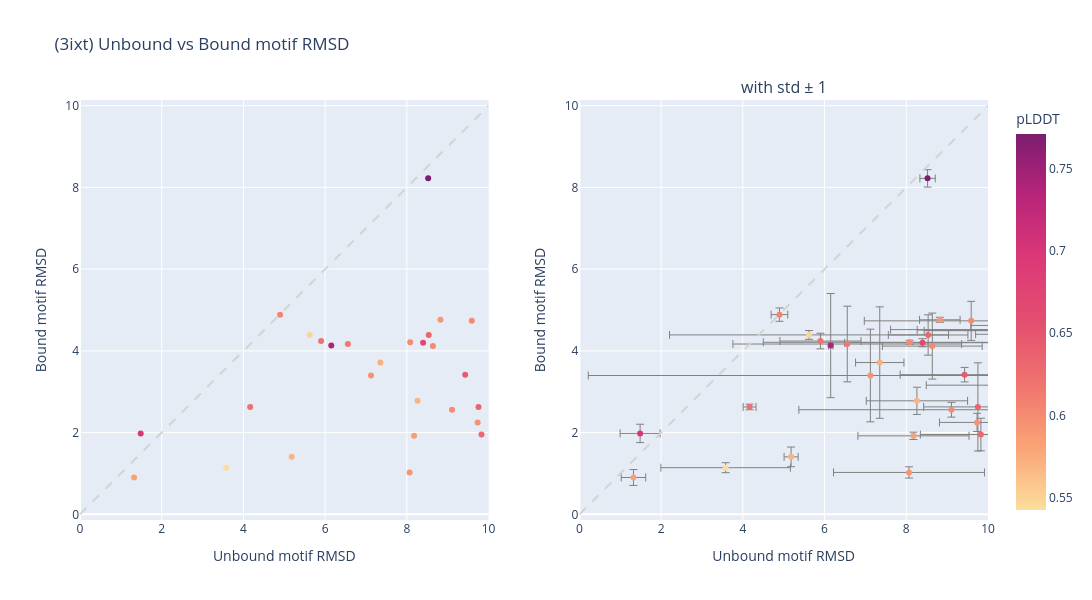

Notebook cell for this chart:
### Code cell
def plot_scatter_motifrmsd(df, motif):
    xrange = [0, 10]
    yrange = [0, 10]

    fig = make_subplots(
        rows=1, cols=2,
        subplot_titles=("", "with std ± 1")
    )

    fig.add_trace(
        go.Scatter(
            x=df["motifRMSD_mean_unbound"],
            y=df["motifRMSD_mean_bound"],
            mode="markers",
            marker=dict(
                color=df["plddt_unbound"],
                colorscale="sunsetdark",
                showscale=True,
                colorbar=dict(title="pLDDT",outlinewidth=0)
            ),
            text=df["design"],
            name="Designs"
        ),
        row=1, col=1,
    )

    fig.add_trace(
        go.Scatter(
            x=df["motifRMSD_mean_unbound"],
            y=df["motifRMSD_mean_bound"],
            mode="markers",
            marker=dict(
                color=df["plddt_unbound"],
                colorscale="sunsetdark",
                showscale=False
            ),
            text=df["design"],
            error_x=dict(array=df["motifRMSD_std_unbound"], color="gray", thickness=1),
            error_y=dict(array=df["motifRMSD_std_bound"], color="gray", thickness=1),
            name="Designs (err)"
        ),
        row=1, col=2
    )

    for c in [1, 2]:
        fig.add_shape(
            type="line", x0=0, y0=0, x1=10, y1=10,
            line=dict(color="lightgray", dash="dash"),
            row=1, col=c
        )

    fig.update_xaxes(range=xrange, title="Unbound motif RMSD", row=1, col=1)
    fig.update_yaxes(range=yrange, title="Bound motif RMSD", row=1, col=1)
    fig.update_xaxes(range=xrange, title="Unbound motif RMSD", row=1, col=2)
    fig.update_yaxes(range=yrange, title="Bound motif RMSD", row=1, col=2)

    fig.update_layout(
        width=1200, height=600,
        title=f"({motif}) Unbound vs Bound motif RMSD",
        yaxis_scaleanchor="x",
        yaxis2_scaleanchor="x2",
        showlegend=False
    )

    return fig


plot_scatter_motifrmsd(df_agg, motif)

### Figure 1 — Plotly figure (JSON) as saved in the notebook; plotly's stock layout.template omitted (floating-point values rounded to 4 significant figures)
{"data": [{"marker": {"color": [0.6064, 0.7003, 0.6314, 0.5905, 0.771, 0.5847, 0.6514, 0.5493, 0.6341, 0.5426, 0.5732, 0.6324, 0.6226, 0.5949, 0.6357, 0.6161, 0.6015, 0.5699, 0.6211, 0.6002, 0.6017, 0.5828, 0.6204, 0.5931, 0.6704, 0.6794, 0.5704, 0.7389, 0.6008, 0.5938, 0.6237, 0.6178, 0.6436], "colorbar": {"outlinewidth": 0, "title": {"text": "pLDDT"}}, "colorscale": [[0, "rgb(252, 222, 156)"], [0.1667, "rgb(250, 164, 118)"], [0.3333, "rgb(240, 116, 110)"], [0.5, "rgb(227, 79, 111)"], [0.6667, "rgb(220, 57, 119)"], [0.8333, "rgb(185, 37, 122)"], [1, "rgb(124, 29, 111)"]], "showscale": true}, "mode": "markers", "name": "Designs", "text": ["design0", "design1", "design10", "design11", "design12", "design13", "design14", "design15", "design16", "design17", "design18", "design19", "design2", "design20", "design21", "design22", "design23", "design24", "design25", "design26", "design27", "design28", "design29", "design3", "design30", "design31", "design32", "design4", "design5", "design6", "design7", "design8", "design9"], "type": "scatter", "x": [4.896, 1.486, 9.826, 8.821, 8.521, 8.176, 11.19, 5.62, 12.99, 3.579, 7.351, 8.535, 4.164, 9.733, 9.753, 6.556, 9.105, 5.181, 5.9, 8.081, 8.637, 1.323, 10.37, 8.067, 8.397, 10.17, 8.26, 6.15, 9.589, 7.122, 10.4, 11.3, 9.427], "xaxis": "x", "y": [4.887, 1.98, 1.952, 4.76, 8.221, 1.92, 4.493, 4.39, 4.622, 1.14, 3.714, 4.389, 2.627, 2.249, 2.628, 4.167, 2.559, 1.406, 4.24, 4.21, 4.117, 0.9011, 4.509, 1.025, 4.199, 4.52, 2.777, 4.129, 4.734, 3.397, 4.406, 3.161, 3.417], "yaxis": "y"}, {"error_x": {"array": [0.2031, 0.4896, 1.482, 0.4961, 0.1878, 1.359, 2.752, 3.414, 3.413, 1.585, 0.5919, 0.9737, 0.1569, 0.9199, 1.327, 2.799, 3.734, 0.1718, 0.9921, 3.581, 1.221, 0.2994, 2.108, 1.847, 1.907, 2.554, 1.24, 0.0562, 2.616, 6.904, 0.7075, 2.813, 1.577], "color": "gray", "thickness": 1}, "error_y": {"array": [0.1633, 0.2245, 0.3985, 0.06224, 0.2132, 0.08968, 0.123, 0.1077, 0.359, 0.1221, 1.364, 0.4935, 0.06849, 0.2222, 1.079, 0.9257, 0.1801, 0.2403, 0.1909, 0.04968, 0.8073, 0.194, 0.1677, 0.1379, 0.09942, 1.078, 0.3327, 1.274, 0.4779, 1.134, 0.2958, 1.652, 0.1776], "color": "gray", "thickness": 1}, "marker": {"color": [0.6064, 0.7003, 0.6314, 0.5905, 0.771, 0.5847, 0.6514, 0.5493, 0.6341, 0.5426, 0.5732, 0.6324, 0.6226, 0.5949, 0.6357, 0.6161, 0.6015, 0.5699, 0.6211, 0.6002, 0.6017, 0.5828, 0.6204, 0.5931, 0.6704, 0.6794, 0.5704, 0.7389, 0.6008, 0.5938, 0.6237, 0.6178, 0.6436], "colorscale": [[0, "rgb(252, 222, 156)"], [0.1667, "rgb(250, 164, 118)"], [0.3333, "rgb(240, 116, 110)"], [0.5, "rgb(227, 79, 111)"], [0.6667, "rgb(220, 57, 119)"], [0.8333, "rgb(185, 37, 122)"], [1, "rgb(124, 29, 111)"]], "showscale": false}, "mode": "markers", "name": "Designs (err)", "text": ["design0", "design1", "design10", "design11", "design12", "design13", "design14", "design15", "design16", "design17", "design18", "design19", "design2", "design20", "design21", "design22", "design23", "design24", "design25", "design26", "design27", "design28", "design29", "design3", "design30", "design31", "design32", "design4", "design5", "design6", "design7", "design8", "design9"], "type": "scatter", "x": [4.896, 1.486, 9.826, 8.821, 8.521, 8.176, 11.19, 5.62, 12.99, 3.579, 7.351, 8.535, 4.164, 9.733, 9.753, 6.556, 9.105, 5.181, 5.9, 8.081, 8.637, 1.323, 10.37, 8.067, 8.397, 10.17, 8.26, 6.15, 9.589, 7.122, 10.4, 11.3, 9.427], "xaxis": "x2", "y": [4.887, 1.98, 1.952, 4.76, 8.221, 1.92, 4.493, 4.39, 4.622, 1.14, 3.714, 4.389, 2.627, 2.249, 2.628, 4.167, 2.559, 1.406, 4.24, 4.21, 4.117, 0.9011, 4.509, 1.025, 4.199, 4.52, 2.777, 4.129, 4.734, 3.397, 4.406, 3.161, 3.417], "yaxis": "y2"}], "layout": {"annotations": [{"font": {"size": 16}, "showarrow": false, "text": "with std ± 1", "x": 0.775, "xanchor": "center", "xref": "paper", "y": 1, "yanchor": "bottom", "yref": "paper"}], "height": 600, "shapes": [{"line": {"color": "lightgray", "dash": "dash"}, "type": "line", "x0": 0, "x1": 10, "xref": "x", "y0": 0, "y1": 10, "yref": "y"}, {"line": {"color": "lightgray", "dash": "dash"}, "type": "line", "x0": 0, "x1": 10, "xref": "x2", "y0": 0, "y1": 10, "yref": "y2"}], "showlegend": false, "title": {"text": "(3ixt) Unbound vs Bound motif RMSD"}, "width": 1200, "xaxis": {"anchor": "y", "domain": [0, 0.45], "range": [0, 10], "title": {"text": "Unbound motif RMSD"}}, "xaxis2": {"anchor": "y2", "domain": [0.55, 1], "range": [0, 10], "title": {"text": "Unbound motif RMSD"}}, "yaxis": {"anchor": "x", "domain": [0, 1], "range": [0, 10], "scaleanchor": "x", "title": {"text": "Bound motif RMSD"}}, "yaxis2": {"anchor": "x2", "domain": [0, 1], "range": [0, 10], "scaleanchor": "x2", "title": {"text": "Bound motif RMSD"}}}}
